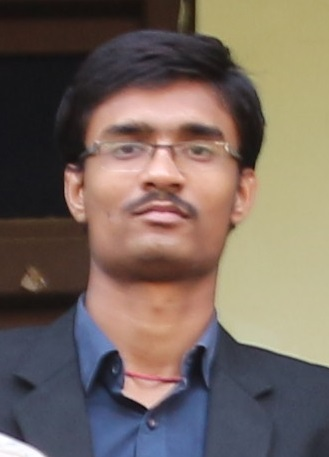
#> input picture Python-main/OpenCV/FaceRecognitionProject/ImagesAttendance/Abhinandan.JPG, 329 x 457 px, given in place of the camera
$ python vPaintOriginal.py
#> lines starting #> are read from the running program, lines starting #| are printed output that depends on the picture; after the words box and inside, x2 and y2 are one past the last pixel; in counts of white or black regions, pixels touching at a corner belong together
#> further down, img is the input picture: shape (457, 329, 3); mean B, G, R 94.6, 103.6, 118.1
import cv2
import numpy as np

frameWidth = 640
frameHeight = 480
cap = cv2.VideoCapture(0)
cap.set(3, frameWidth)
cap.set(4, frameHeight)
cap.set(10, 150)

myColors = [[5, 107, 0, 19, 255, 255],
            [133, 56, 0, 159, 156, 255],
            [57, 76, 0, 100, 255, 255],
            [90, 48, 0, 118, 255, 255]]
myColorValues = [[51, 153, 255],  ## BGR
                 [255, 0, 255],
                 [0, 255, 0],
                 [255, 0, 0]]

myPoints = []  ## [x , y , colorId ]


def findColor(img, myColors, myColorValues):
    imgHSV = cv2.cvtColor(img, cv2.COLOR_BGR2HSV)
#> imgHSV: shape (457, 329, 3); mean H, S, V 54.2, 76.6, 125.6
    count = 0
    newPoints = []
    for color in myColors:
        lower = np.array(color[0:3])
        upper = np.array(color[3:6])
        mask = cv2.inRange(imgHSV, lower, upper)
        x, y = getContours(mask)
        cv2.circle(imgResult, (x, y), 15, myColorValues[count], cv2.FILLED)
        if x != 0 and y != 0:
            newPoints.append([x, y, count])
        count += 1
#> this loop made 4 passes
#> (x, y) on passes 1, 3, 4: (158, 0), (0, 0), (164, 299)
#> (contours in getContours, x, y) on pass 2: (28 contours, all with area under 20, 0, 0)
#> pass 1, in findColor, `mask = cv2.inRange(imgHSV, lower, upper)`:
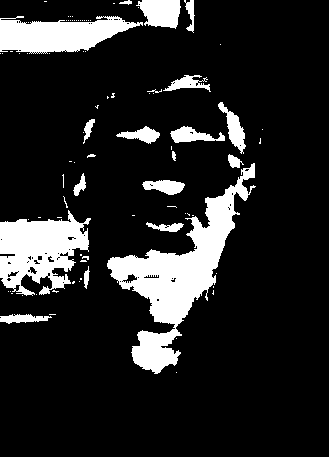
#> mask: shape (457, 329); 14.4% white; 88 white regions (68 under 20 px), largest, box (x1, y1, x2, y2) and area: (107, 163, 256, 374) 8725, (0, 210, 91, 296) 4731, (0, 16, 143, 54) 3514
#> pass 2, in findColor, `mask = cv2.inRange(imgHSV, lower, upper)`:
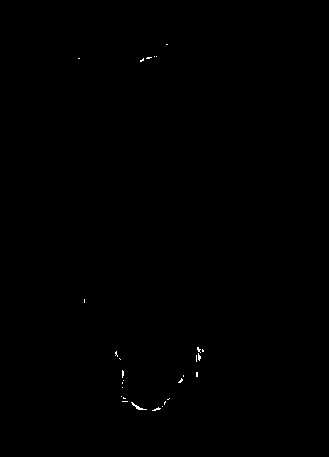
#> mask: shape (457, 329); 0.13% white in thin lines or dots, all inside (x1, y1, x2, y2) = (78, 44, 204, 411)
#> after the loop:
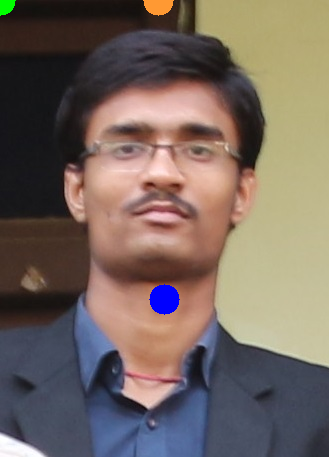
#> imgResult: shape (457, 329, 3); 0.85% of pixels changed, all inside (x1, y1, x2, y2) = (0, 0, 180, 315)
#> after the loop:
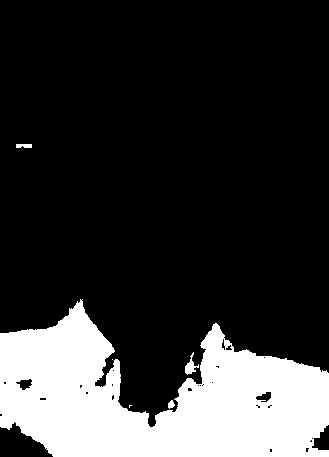
#> mask: shape (457, 329); 20.9% white; 6 white regions (2 under 20 px), largest, box (x1, y1, x2, y2) and area: (0, 299, 329, 457) 31258, (185, 352, 199, 375) 129, (16, 144, 32, 148) 60, (168, 400, 175, 409) 42
#> after the loop, count = 4; newPoints = [[164, 299, 3]]
        # cv2.imshow(str(color[0]),mask)
    return newPoints


def getContours(img):
    contours, hierarchy = cv2.findContours(img, cv2.RETR_EXTERNAL, cv2.CHAIN_APPROX_NONE)
    x, y, w, h = 0, 0, 0, 0
    for cnt in contours:
        area = cv2.contourArea(cnt)
        if area > 500:
            # cv2.drawContours(imgResult, cnt, -1, (255, 0, 0), 3)
            peri = cv2.arcLength(cnt, True)
            approx = cv2.approxPolyDP(cnt, 0.02 * peri, True)
            x, y, w, h = cv2.boundingRect(approx)
    return x + w // 2, y


def drawOnCanvas(myPoints, myColorValues):
    for point in myPoints:
        cv2.circle(imgResult, (point[0], point[1]), 10, myColorValues[point[2]], cv2.FILLED)


while True:
    success, img = cap.read()
    imgResult = img.copy()
    newPoints = findColor(img, myColors, myColorValues)
#> newPoints = [[164, 299, 3]]
    if len(newPoints) != 0:
        for newP in newPoints:
            myPoints.append(newP)
#> this loop made 1 pass
#> after the loop, myPoints = [[164, 299, 3]]
    if len(myPoints) != 0:
        drawOnCanvas(myPoints, myColorValues)
#> the loop in drawOnCanvas, `for point in myPoints:` made 1 pass
    cv2.imshow("Result", imgResult)
    if cv2.waitKey(1) and 0xFF == ord('q'):
#> (key q is pressed here)
        break

$ run again, on Python-main/OpenCV/FaceRecognitionProject/ImagesAttendance/Adil.JPG
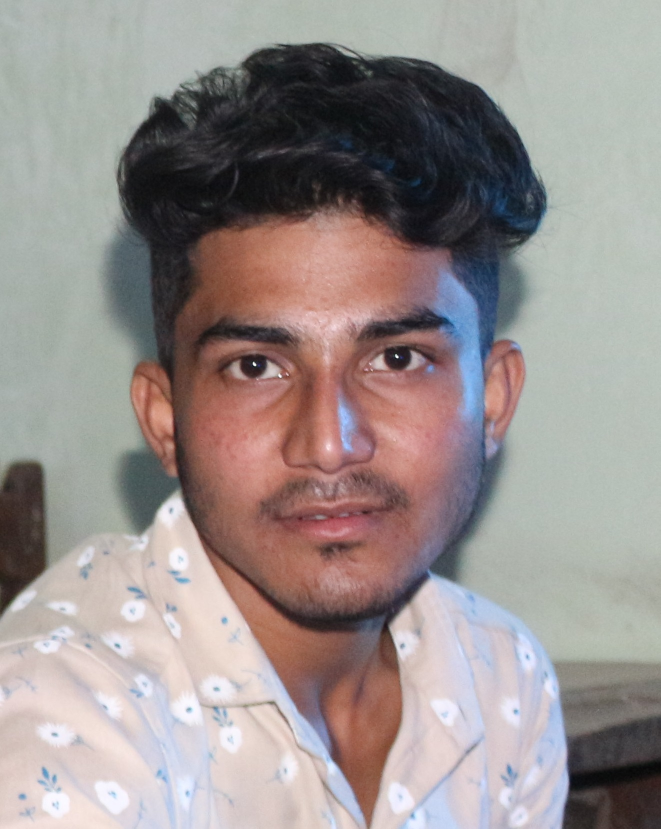
#> input picture Python-main/OpenCV/FaceRecognitionProject/ImagesAttendance/Adil.JPG, 1321 x 1657 px, given in place of the camera (shown at 1/2 size)
#> img is the input picture: shape (1657, 1321, 3); mean B, G, R 142.2, 144.2, 153.4
#> imgHSV: shape (1657, 1321, 3); mean H, S, V 64.7, 40.7, 160
#> the loop in findColor, `for color in myColors:` made 4 passes
#> (x, y) on passes 1 to 4: (759, 423), (0, 0), (0, 0), (761, 125)
#> pass 1, in findColor, `mask = cv2.inRange(imgHSV, lower, upper)`:
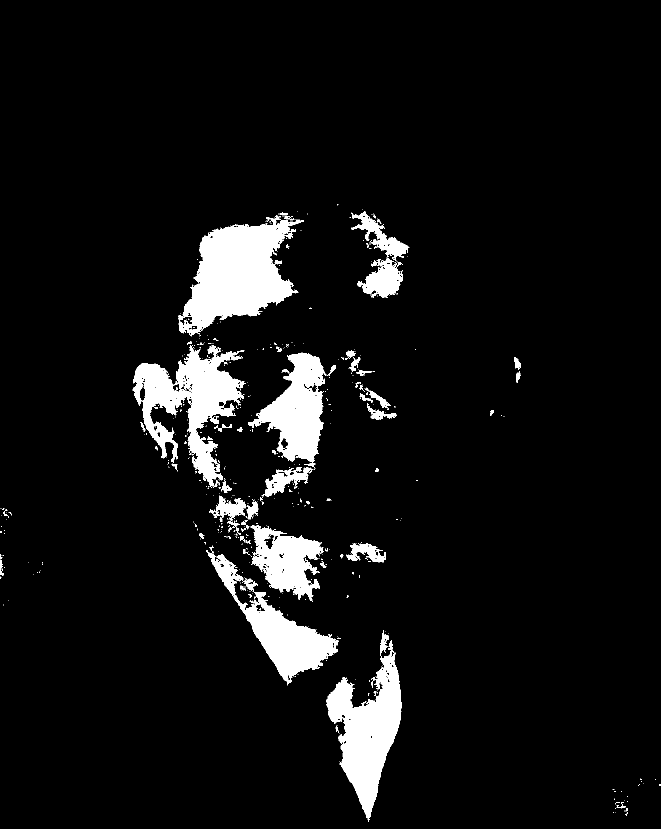
#> mask: shape (1657, 1321) (shown at 1/2 size); 6.8% white; 585 white regions (512 under 20 px), largest, box (x1, y1, x2, y2) and area: (357, 430, 608, 672) 31663, (265, 690, 492, 974) 25383, (653, 1261, 803, 1644) 24288
#> after the loop in findColor, `for color in myColors:`:
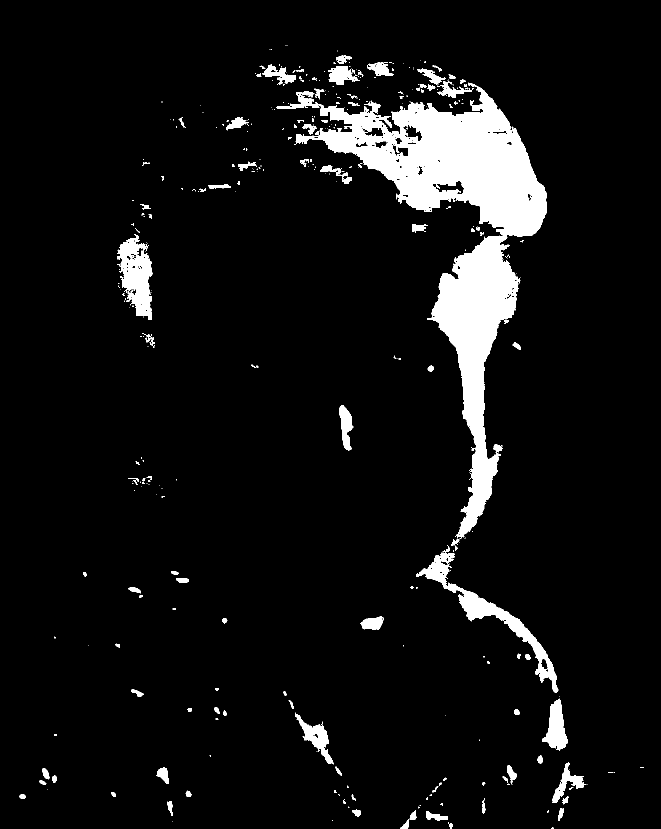
#> mask: shape (1657, 1321) (shown at 1/2 size); 7% white; 394 white regions (270 under 20 px), largest, box (x1, y1, x2, y2) and area: (552, 165, 1094, 1078) 110755, (833, 1090, 1117, 1386) 9476, (234, 468, 305, 640) 6919
#> after the loop in findColor, `for color in myColors:`: count = 4; newPoints = [[759, 423, 0], [761, 125, 3]]
#> the loop `for newP in newPoints:` made 2 passes
#> the loop in drawOnCanvas, `for point in myPoints:` made 2 passes

$ run again, on Python-main/OpenCV/FaceRecognitionProject/ImagesAttendance/Ashish Rajput.JPG
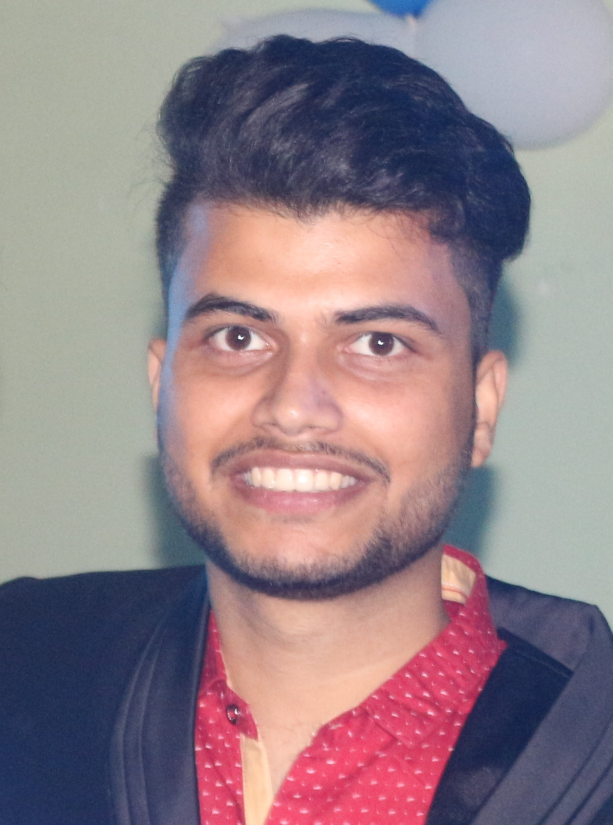
#> input picture Python-main/OpenCV/FaceRecognitionProject/ImagesAttendance/Ashish Rajput.JPG, 1225 x 1649 px, given in place of the camera (shown at 1/2 size)
#> img is the input picture: shape (1649, 1225, 3); mean B, G, R 136.1, 128.8, 146.8
#> imgHSV: shape (1649, 1225, 3); mean H, S, V 81.4, 71.9, 161.7
#> the loop in findColor, `for color in myColors:` made 4 passes
#> (x, y) on passes 1 to 4: (0, 0), (860, 414), (958, 1008), (808, 0)
#> after the loop in findColor, `for color in myColors:`:
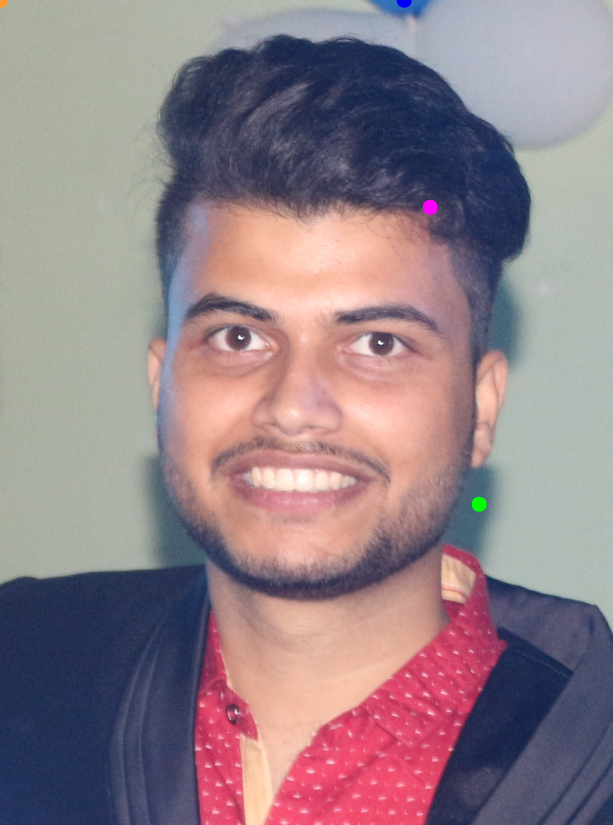
#> imgResult: shape (1649, 1225, 3) (shown at 1/2 size); 0.1% of pixels changed, all inside (x1, y1, x2, y2) = (0, 0, 974, 1024)
#> after the loop in findColor, `for color in myColors:`:
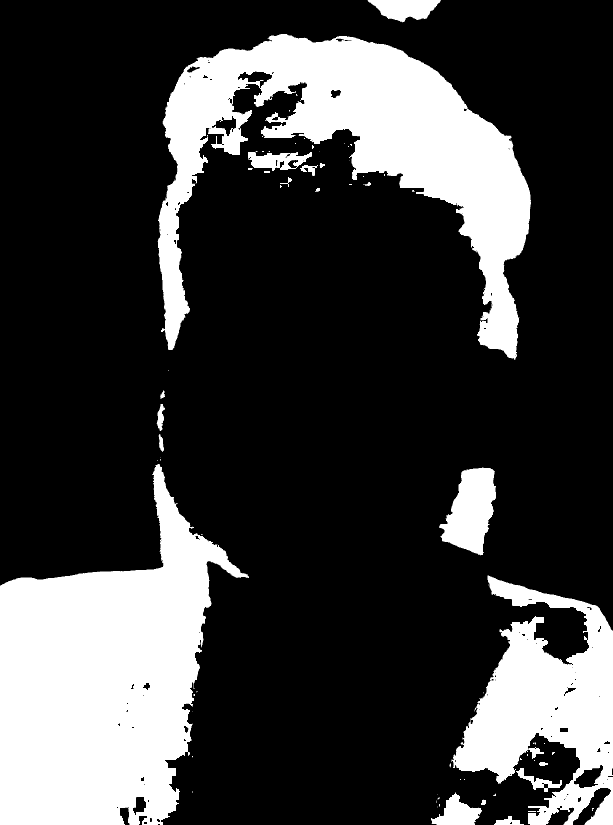
#> mask: shape (1649, 1225) (shown at 1/2 size); 23.9% white; 80 white regions (56 under 20 px), largest, box (x1, y1, x2, y2) and area: (0, 928, 498, 1649) 203875, (315, 68, 1062, 720) 172646, (903, 1151, 1225, 1649) 80180
#> after the loop in findColor, `for color in myColors:`: count = 4; newPoints = [[860, 414, 1], [958, 1008, 2]]
#> the loop `for newP in newPoints:` made 2 passes
#> the loop in drawOnCanvas, `for point in myPoints:` made 2 passes

$ run again, on Python-main/OpenCV/FaceRecognitionProject/ImagesAttendance/Baba.jpg
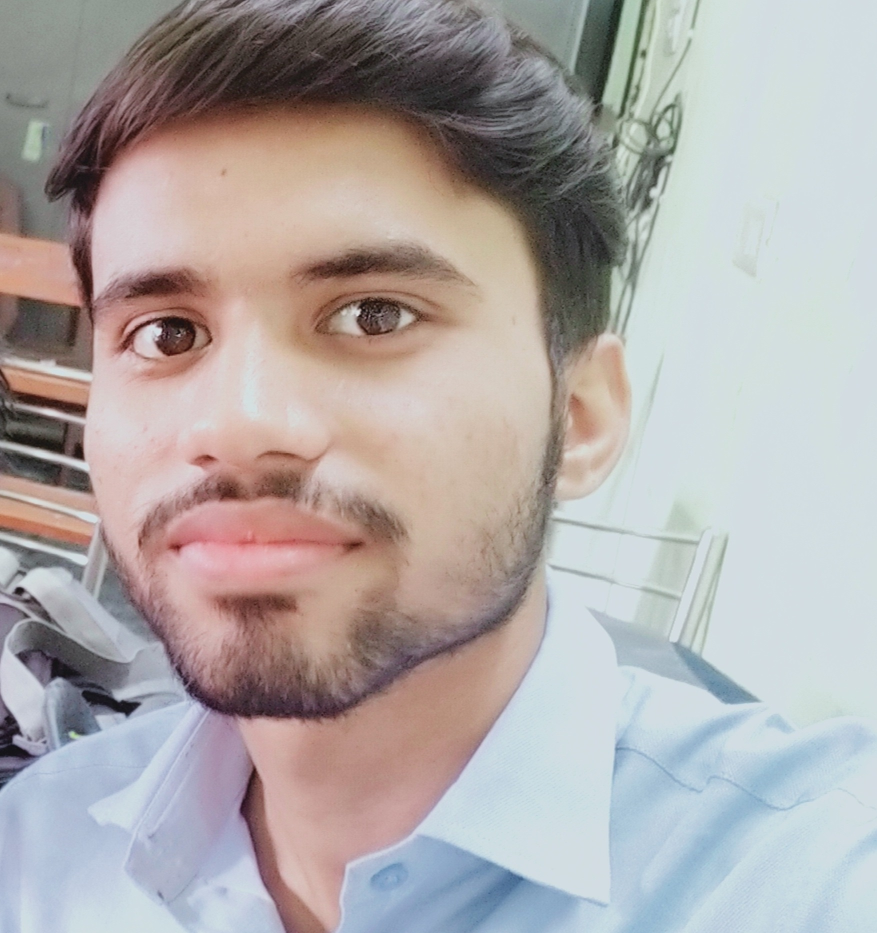
#> input picture Python-main/OpenCV/FaceRecognitionProject/ImagesAttendance/Baba.jpg, 1753 x 1866 px, given in place of the camera (shown at 1/2 size)
#> img is the input picture: shape (1866, 1753, 3); mean B, G, R 167.3, 168.3, 174.7
#> imgHSV: shape (1866, 1753, 3); mean H, S, V 66.2, 41.5, 185.2
#> the loop in findColor, `for color in myColors:` made 4 passes
#> (x, y) on passes 1 to 4: (640, 200), (102, 1300), (0, 0), (1434, 1302)
#> pass 1, in findColor, `mask = cv2.inRange(imgHSV, lower, upper)`:
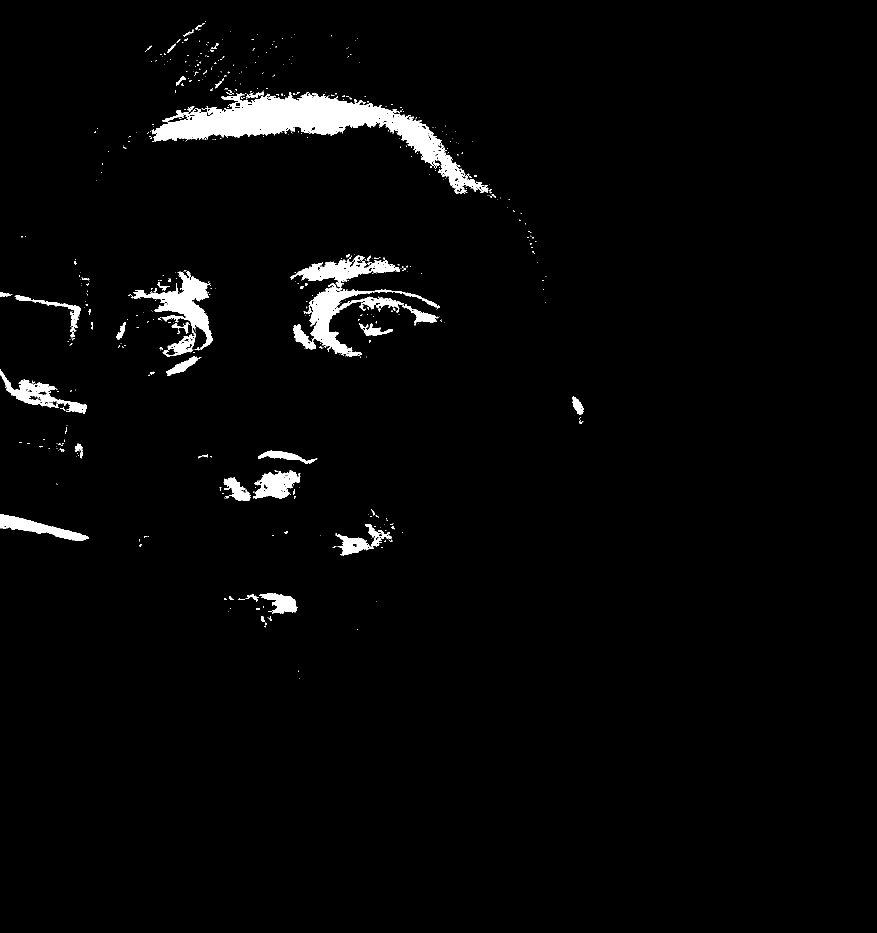
#> mask: shape (1866, 1753) (shown at 1/2 size); 2.6% white; 552 white regions (481 under 20 px), largest, box (x1, y1, x2, y2) and area: (303, 184, 977, 387) 35114, (581, 511, 880, 713) 13409, (262, 542, 425, 699) 7167
#> after the loop in findColor, `for color in myColors:`:
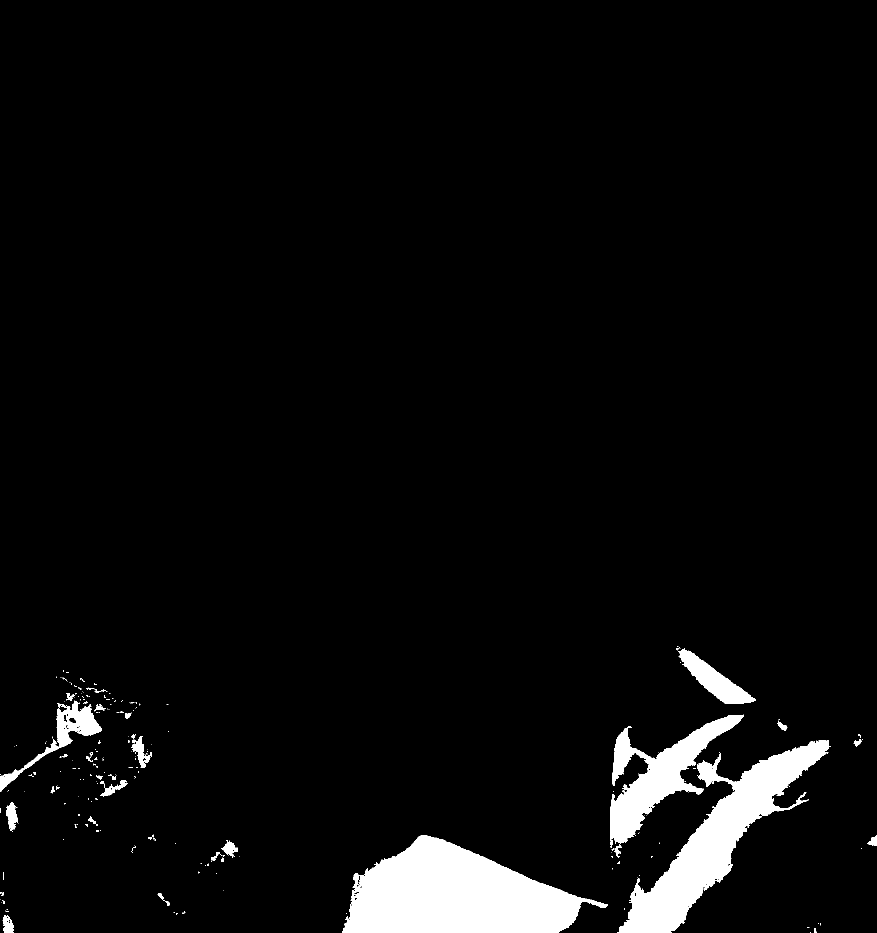
#> mask: shape (1866, 1753) (shown at 1/2 size); 4.6% white; 250 white regions (204 under 20 px), largest, box (x1, y1, x2, y2) and area: (684, 1670, 1216, 1866) 63689, (1234, 1480, 1661, 1866) 44290, (1220, 1429, 1488, 1716) 22376
#> after the loop in findColor, `for color in myColors:`: count = 4; newPoints = [[640, 200, 0], [102, 1300, 1], [1434, 1302, 3]]
#> the loop `for newP in newPoints:` made 3 passes
#> the loop in drawOnCanvas, `for point in myPoints:` made 3 passes
